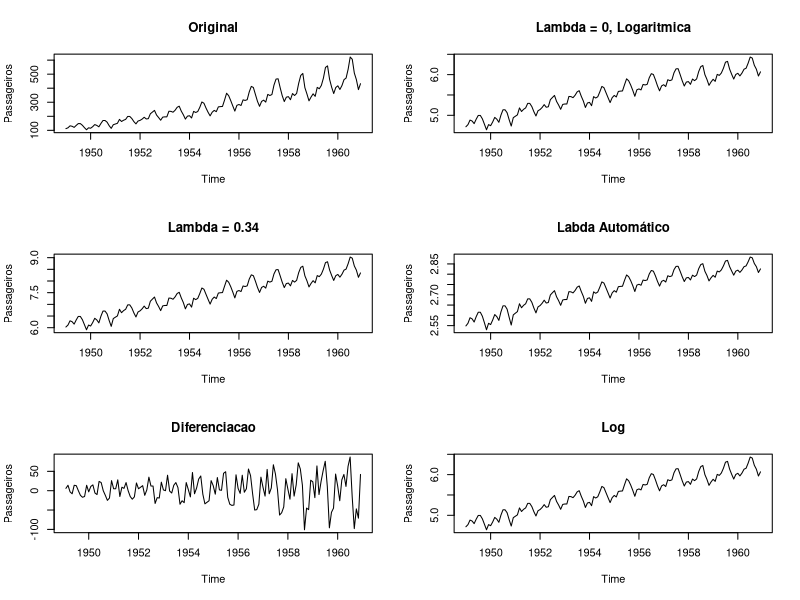
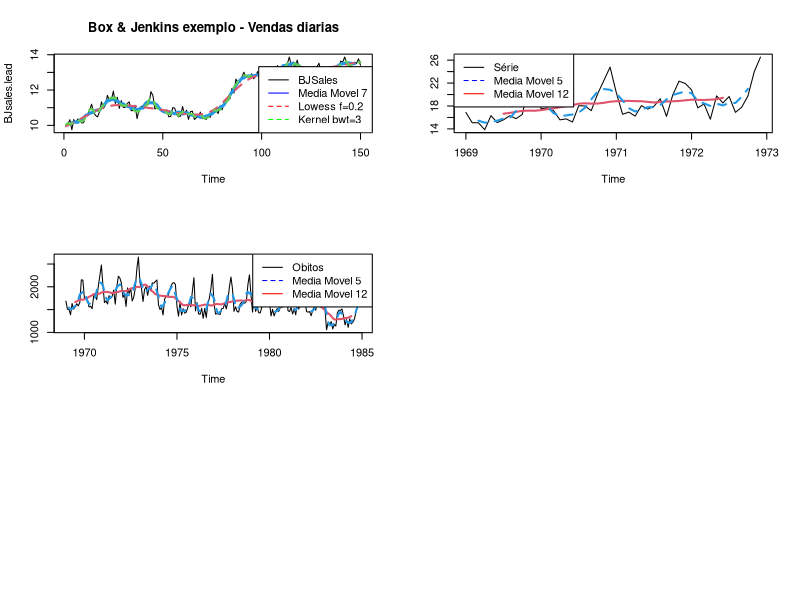
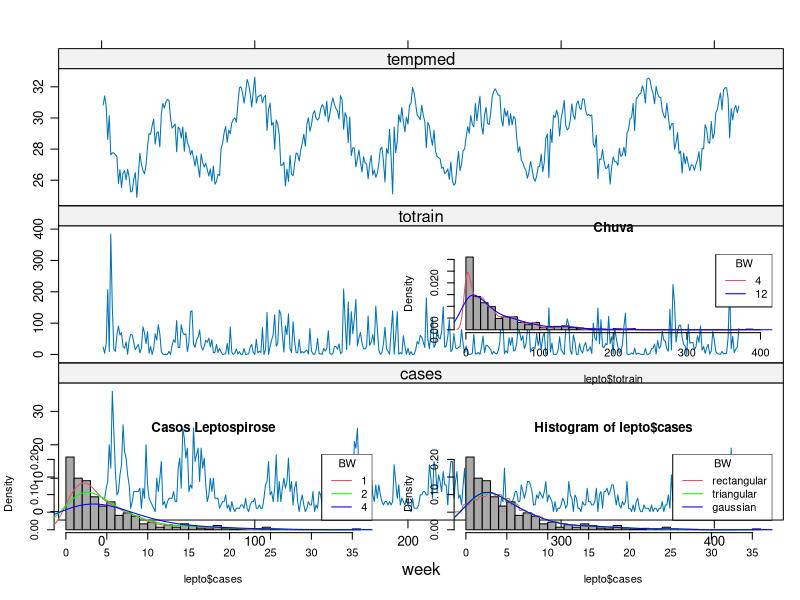
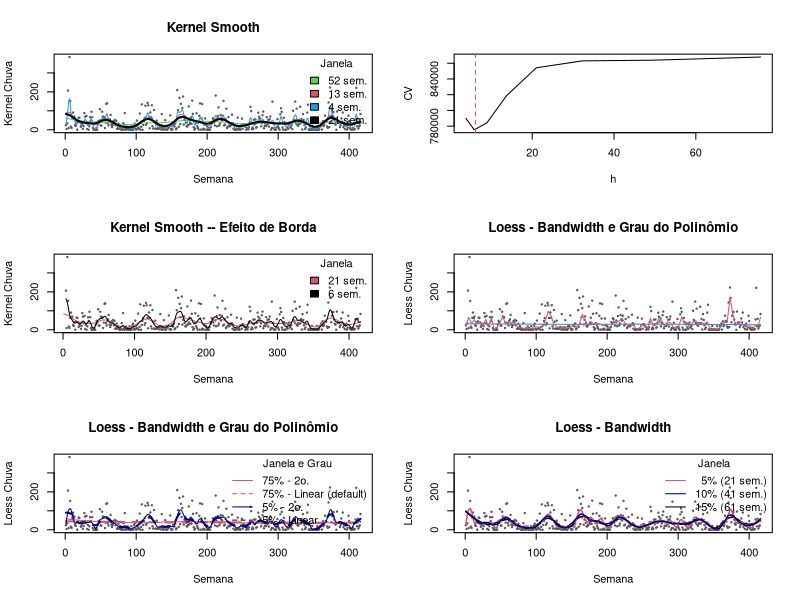
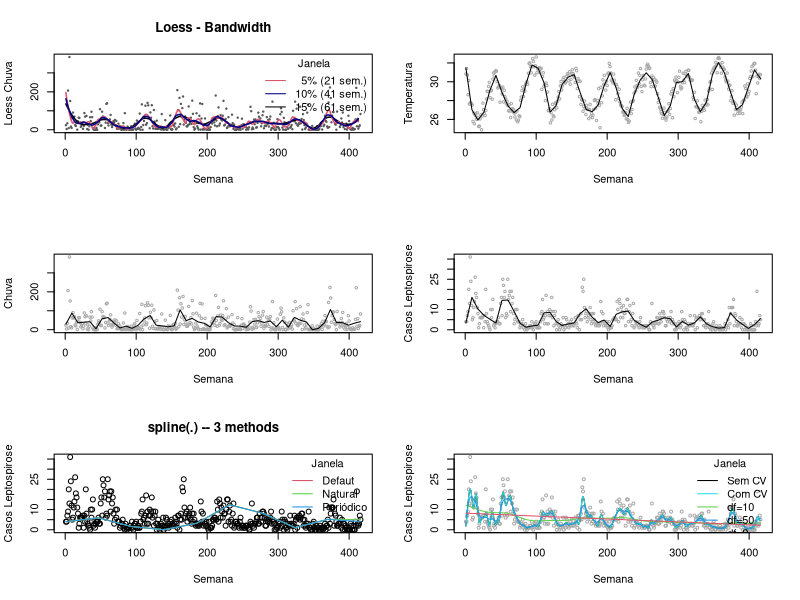

Here is the R script that generated these plots, in order:
## ---- chunk 1
library(forecast)
par(mfrow=c(3,2))
# Série original
plot(AirPassengers, ylab="Passageiros", main="Original")
# Lambda = 0, Logaritmica 
t1 <- BoxCox(AirPassengers,lambda =0 )
plot(t1, ylab="Passageiros", main="Lambda = 0, Logaritmica")
# Lambda = 0.34 
t2 <- BoxCox(AirPassengers,lambda =.1 )
plot(t2, ylab="Passageiros", main="Lambda = 0.34")
# Gera labda automático
lbd <- BoxCox.lambda(AirPassengers)
# print(lbd)
t3 <- BoxCox(AirPassengers,lambda =lbd )
plot(t3, ylab="Passageiros", main="Labda Automático")
# Diferenciacao 
t4 <- diff(AirPassengers)
plot(t4, ylab="Passageiros", main="Diferenciacao")
# Logaritmo 
t5 <- log(AirPassengers)
plot(t5, ylab="Passageiros", main="Log")

## ---- chunk 2
plot(BJsales.lead,main='Box & Jenkins exemplo - Vendas diarias')
lines(forecast::ma(BJsales.lead,7),col=4,lwd=3)
lines(lowess(BJsales.lead,f=0.2),col=2,lwd=2,lty=2)
lines(ksmooth(time(BJsales.lead),BJsales.lead,bandwidth = 3),col=3,lwd=2,lty=2)
legend("bottomright",legend=c("BJSales","Media Movel 7","Lowess f=0.2",'Kernel bwt=3'),
       col = c("black","blue","red",'green'), lty=c(1,1,2,2), cex=1)


## ---- chunk 3
acidentes <- window(UKDriverDeaths,end=c(1972,12))/100
options(digits = 4)
plot(acidentes,ylab='')
#acidentes
lines(forecast::ma(acidentes,12),col=2,lty=1,lwd=2)
lines(forecast::ma(acidentes,5),col=4,lty=2,lwd=2)
legend("topleft",legend=c("Série","Media Movel 5","Media Movel 12"),
       col = c("black",'blue','red'), lty=c(1,2,1), cex=1)


## ---- chunk 4
library(forecast)
plot(UKDriverDeaths,ylab='')
lines(ma(UKDriverDeaths,12),col=2,lty=1,lwd=2)
lines(ma(UKDriverDeaths,5),col=4,lty=2,lwd=2)
legend("topright",legend=c("Obitos","Media Movel 5","Media Movel 12"),
       col = c("black",'blue','red'), lty=c(1,2,1), cex=1)
## ---- chunk 5

lepto <- read.csv2("dados/leptoruido.csv", header=T)
dia <- read.table("dados/climadia.dat", header=T)

library(lattice)
library(car)
library(sm)
library(survival)

#XY condicionado
xyplot(cases + totrain + tempmed ~ week,
 outer=TRUE, layout=c(1, 3), pch=1, type="l",ylab="",
  scales=list(x=list(relation='same'), y=list(relation='free')),
 data=lepto)

## ---- chunk 6
#### density - default "gaussian"
hist(lepto$totrain, breaks=seq(0,400,by=10),freq=F, col="darkgray", main = "Chuva")
lines(density(lepto$totrain , 4),col=2)
lines(density(lepto$totrain , 12),col="blue")
legend("topright", c("4","12"), title="BW", col=c(2,"blue"), lty=c(1,1))
  
hist(lepto$cases, breaks=seq(0,36,by=1),freq=F, col="darkgray", main = "Casos Leptospirose")
lines(density(lepto$cases , 1),col=2)
lines(density(lepto$cases , 2),col="green")
lines(density(lepto$cases , 4),col="blue")
legend("topright", c("1","2","4"), title="BW", col=c(2,"green","blue"), lty=c(1,1,1))

hist(lepto$cases, breaks=seq(0,36,by=1),freq=F, col="darkgray")
lines(density(lepto$cases , 2, kernel = "rectangular" ),col=2)
lines(density(lepto$cases , 2, kernel = "triangular" ),col="green")
lines(density(lepto$cases , 2, kernel = "gaussian" ),col="blue")
legend("topright", c("rectangular","triangular","gaussian"), title="BW", col=c(2,"green","blue"), lty=c(1,1,1))

## ---- chunk 7
plot(totrain ~ week, data=lepto, cex=.3, pch=19,col="gray35",ylab="Kernel Chuva", xlab="Semana", 
  main="Kernel Smooth")
lines(ksmooth(lepto$week, lepto$totrain, kernel = "normal", bandwidth = 52), col=3)
lines(ksmooth(lepto$week, lepto$totrain, kernel = "normal", bandwidth = 13), col=2)
lines(ksmooth(lepto$week, lepto$totrain, kernel = "normal",  bandwidth = 4), col=4)
lines(ksmooth(lepto$week, lepto$totrain, kernel = "normal", bandwidth = 21), lwd=2)
legend("topright",c("52 sem.","13 sem.","4 sem.","21 sem."),fill=c(3,2,4,1), title="Janela",bty="n")

## ---- chunk 8
### efeito de borda
# exluindo os pontos 1 a 3 para forcar borda
lepto2 <- lepto[-c(1,2,3),]

hcv(lepto2$week, lepto2$totrain, display="lines")
abline(v= 6.129356, col=2,lty=2)

## ---- chunk 9
plot(totrain ~ week, data=lepto2, cex=.3, pch=19,col="gray35",ylab="Kernel Chuva", xlab="Semana", 
  main="Kernel Smooth -- Efeito de Borda")
lines(ksmooth(lepto$week, lepto$totrain, kernel = "normal", bandwidth = 21 ), col=2)
lines(ksmooth(lepto2$week, lepto2$totrain, kernel = "normal", bandwidth = 6.1 ), col=1)
legend("topright",c("21 sem.","6 sem."),fill=c(2,1), title="Janela",bty="n")

## ---- chunk 10
plot(lepto$week, lepto$totrain,cex=.3, pch=19, col="gray35",ylab="Loess Chuva", xlab="Semana", main="Loess - Bandwidth e Grau do Polinômio")
lines(lowess(lepto$totrain ~ lepto$week ,f = 0.75),col=4)
lines(lowess(lepto$totrain ~ lepto$week ,f = 0.015),col=2)
## ---- chunk 11
# Loess – Span & Grau
plot(lepto$week, lepto$totrain,cex=.3, pch=19, col="gray35",ylab="Loess Chuva", xlab="Semana", main="Loess - Bandwidth e Grau do Polinômio")
lines(predict(loess(totrain ~ week , data=lepto,span = 0.75, degree = 2)),col=2)
lines(predict(loess(totrain ~ week , data=lepto,span = 0.75, degree = 1)),col=2,lwd=2,lty=2)
lines(predict(loess(totrain ~ week , data=lepto,span = 0.05, degree = 2)),col="darkblue")
lines(predict(loess(totrain ~ week , data=lepto,span = 0.05, degree = 1)),col="darkblue",lwd=2,lty=2)
legend("topright",c("75% - 2o.","75% - Linear (default)","5% - 2o.","5% - Linear"),lty=c(1,2,1,2), col=c(2,2,"darkblue","darkblue"), title="Janela e Grau",bty="n")

## ---- chunk 12
# Loess – Span
# lowess - f 
plot(lepto$week, lepto$totrain,cex=.3, pch=19, col="gray35",ylab="Loess Chuva", xlab="Semana", main="Loess - Bandwidth")
lines(predict(loess(totrain ~ week , data=lepto,span = 0.15, degree = 2)),col=1, lwd=1.5)
lines(predict(loess(totrain ~ week , data=lepto,span = 0.05, degree = 2)),col=2, lwd=1.5)
lines(predict(loess(totrain ~ week , data=lepto,span = 0.10, degree = 2)),col="darkblue", lwd=1.5)
legend("topright",c("  5% (21 sem.)","10% (41 sem.)","15% (61 sem.)"),col=c(2,"darkblue",1), lty=c(1,1,1),title="Janela",bty="n")

## ---- chunk 13
# Loess – Span & Borda
plot(lepto$week, lepto$totrain,cex=.3, pch=19, col="gray35",ylab="Loess Chuva", xlab="Semana", main="Loess - Bandwidth")
lines(predict(loess(totrain ~ week , data=lepto2,span = 0.15, degree = 2)),col=1, lwd=1.5)
lines(predict(loess(totrain ~ week , data=lepto2,span = 0.05, degree = 2)),col=2, lwd=1.5)
lines(predict(loess(totrain ~ week , data=lepto2,span = 0.10, degree = 2)),col="darkblue", lwd=1.5)
legend("topright",c("  5% (21 sem.)","10% (41 sem.)","15% (61 sem.)"),col=c(2,"darkblue",1), lty=c(1,1,1),title="Janela",bty="n")

## ---- chunk 14

## ---- chunk 15
# Loess – Outra forma, mas fica pouco suave
scatter.smooth(lepto$week, lepto$tempmed, span = .05, degree = 2, family =  "gaussian", 
               col= "darkgray", cex=.5, ylab="Temperatura", xlab="Semana")
scatter.smooth(lepto$week, lepto$totrain, span = .05, degree = 2, family =  "gaussian", 
               col= "darkgray", cex=.5, ylab="Chuva", xlab="Semana")
scatter.smooth(lepto$week, lepto$cases, span = .05, degree = 2, family =  "gaussian", 
               col= "darkgray", cex=.5, ylab="Casos Leptospirose", xlab="Semana")

## ---- chunk 16
plot(lepto$week, lepto$cases, ylab="Casos Leptospirose", xlab="Semana", main = "spline(.) -- 3 methods")
lines(spline(lepto$week, lepto$cases, n=10 ), col = 2)
lines(spline(lepto$week, lepto$cases, n=10, method = "natural"), col = 3)
lines(spline(lepto$week, lepto$cases, n=10, method = "periodic"), col = 4)
legend("topright",c("Defaut","Natural","Periódico"),col=c(2,3,4), lty=c(1,1,1),title="Janela",bty="n")

## ---- chunk 17
lepto.spl <- smooth.spline(lepto$week, lepto$cases)
lepto.spl.cv <- smooth.spline(lepto$week, lepto$cases, cv =T)
plot(lepto$week, lepto$cases, cex=.6, col="darkgray", ylab="Casos Leptospirose", xlab="Semana")
lines(lepto.spl, col=1)
lines(lepto.spl.cv, col=5)
lines(smooth.spline(lepto$week, lepto$cases, df=10),col=3)
lines(smooth.spline(lepto$week, lepto$cases, df=50),col=4)
lines(smooth.spline(lepto$week, lepto$cases, df=2),col=2)
legend("topright",c("Sem CV","Com CV","df=10", "df=50", "df=2"),col=c(1,5,3,4,2), lty=c(1,1,1),title="Janela",bty="n")
